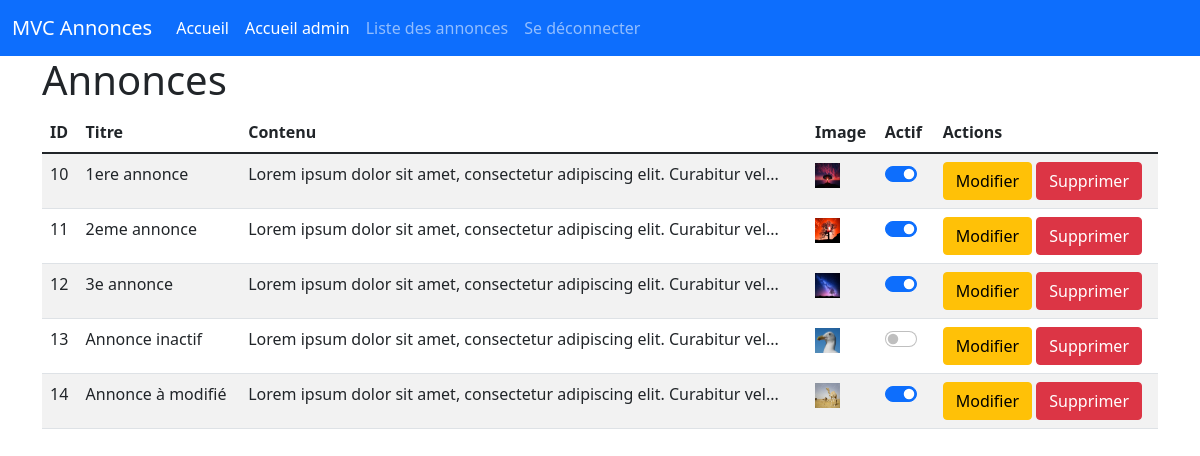
Screenshot of /public/admin/annonces (signed in) with the database file from the repository.
### tables this page shows
CREATE TABLE `annonces` (
  `id` int(11) NOT NULL,
  `titre` varchar(255) NOT NULL,
  `description` text NOT NULL,
  `image` varchar(255) NOT NULL,
  `created_at` date NOT NULL DEFAULT current_timestamp(),
  `actif` int(11) NOT NULL DEFAULT 1,
  `users_id` int(11) NOT NULL
);

### Controllers/Controller.php (called while the page is built, shortened)
<?php
abstract class Controller
{
    public function render(string $fichier, array $donnees = [], string $template = 'default')
    {
        extract($donnees);
        require_once ROOT . '/Views/' . $fichier . '.php';
    }
}

### public/index.php (called while the page is built, shortened)
<?php
$app = new Main;
$app->start();

### Models/AnnoncesModel.php (called while the page is built, shortened)
<?php
class AnnoncesModel extends Model
{
    public function __construct()
    {
        $this->table = 'annonces';
    }
}

### Core/Db.php (called while the page is built, shortened)
<?php
class Db extends PDO
{
    private static $instance;
    private function __construct()
    {
        $_dsn = 'mysql:dbname='. self::DBNAME . ";host=" . self::DBHOST;
    }
    public static function getInstance(): self
    {
        if(self::$instance === null){
            self::$instance = new self();
        }
        return self::$instance;
    }
}

### Models/Model.php (called while the page is built, shortened)
<?php
class Model extends Db
{
    protected $table;
    public function findAll(): array|false
    {
        $query = $this->sendQuery('SELECT * FROM '.$this->table);
        return $query->fetchAll();
    }
    public function sendQuery(string $sql, array $attributs = null): object|array
    {
        $this->db = Db::getInstance();
        if($attributs !== null){
            $query = $this->db->prepare($sql);
            $query->execute($attributs);
            return $query;
        }else{
            return $this->db->query($sql);
        }
    }
}

### Views/admin/annonces.php (the view, shortened to what this page needs)
<h1>Annonces</h1>
<table class="table table-striped">
    <thead>
        <th>ID</th>
        <th>Titre</th>
        <th>Contenu</th>
        <th>Image</th>
        <th>Actif</th>
        <th>Actions</th>
    </thead>
    <tbody>
        <?php foreach ($annonces as $annonce) : ?>
            <tr>
                <td><?= $annonce->id ?></td>
                <td><?= $annonce->titre ?></td>
                <td><?= substr($annonce->description , 0, 70)  ?>...</td>
                <td>
                    <img src="/mvc/public/uploads/<?= $annonce->image ?>" alt="" width="25px" height="25px">
                </td>
                <td>
                    <div class="form-check form-switch">
                        <input class="form-check-input" type="checkbox" role="switch" id="flexSwitchCheckDefault<?= $annonce->id ?>" <?= $annonce->actif ? 'checked' : "" ?> data-id="<?= $annonce->id ?>">
                    </div>
                </td>
                <td>
                    <a href="/mvc/public/annonces/modifier/<?= $annonce->id ?>" class="btn btn-warning">Modifier</a>
                    <a href="/mvc/public/admin/supprimeAnnonce/<?= $annonce->id ?>" class="btn btn-danger">Supprimer</a>
                </td>
            </tr>
        <?php endforeach; ?>
    </tbody>
</table>

### rows the page displays
annonces: id "10", titre "1ere annonce", description "Lorem ipsum dolor sit amet, consectetur adipiscing elit. Curabitur vel", image (picture), actif "☑"
annonces: id "11", titre "2eme annonce", description "Lorem ipsum dolor sit amet, consectetur adipiscing elit. Curabitur vel", image (picture), actif "☑"
annonces: id "12", titre "3e annonce", description "Lorem ipsum dolor sit amet, consectetur adipiscing elit. Curabitur vel", image (picture), actif "☑"
annonces: id "13", titre "Annonce inactif", description "Lorem ipsum dolor sit amet, consectetur adipiscing elit. Curabitur vel", image (picture)
annonces: id "14", titre "Annonce à modifié", description "Lorem ipsum dolor sit amet, consectetur adipiscing elit. Curabitur vel", image (picture), actif "☑"
